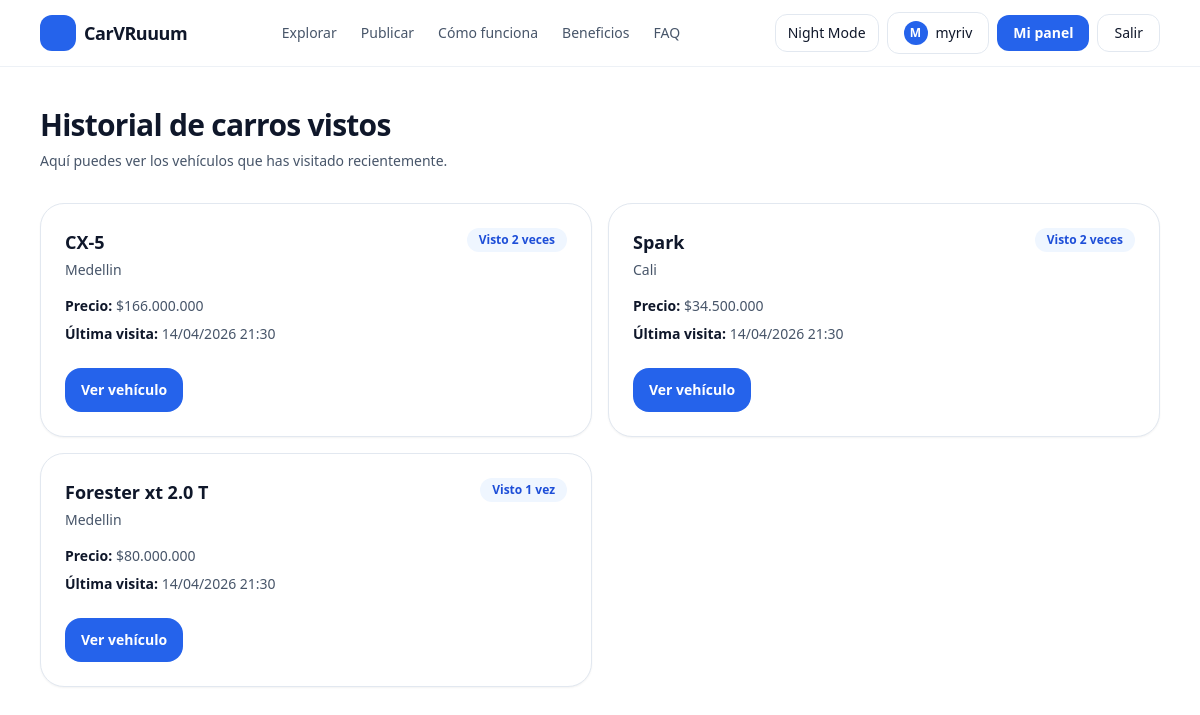
Page /cars/history/ (signed in) on the committed database.
### cars/models.py (models this page shows, shortened)
class CarViewHistory(models.Model):
    user = models.ForeignKey(User, on_delete=models.CASCADE, related_name="view_history")
    car = models.ForeignKey("Car", on_delete=models.CASCADE, related_name="viewed_by")
    first_viewed_at = models.DateTimeField(auto_now_add=True)
    last_viewed_at = models.DateTimeField(default=timezone.now)
    times_viewed = models.PositiveIntegerField(default=1)
    class Meta:
        unique_together = ("user", "car")
        ordering = ["-last_viewed_at"]

class Car(models.Model):
    owner = models.ForeignKey(settings.AUTH_USER_MODEL, on_delete=models.CASCADE, related_name="cars")
    make = models.CharField(max_length=60)
    model = models.CharField(max_length=60)
    year = models.PositiveIntegerField(validators=[MinValueValidator(1950), MaxValueValidator(2100)])
    price = models.PositiveIntegerField(validators=[MinValueValidator(0)])
    mileage_km = models.PositiveIntegerField(default=0, validators=[MinValueValidator(0)])
    is_sold = models.BooleanField(default=False)
    sold_at = models.DateTimeField(blank=True, null=True)
    city = models.CharField(max_length=80, blank=True, default="")
    description = models.TextField(blank=True, default="")
    is_active = models.BooleanField(default=True)
    created_at = models.DateTimeField(auto_now_add=True)
    class Meta:
        ordering = ["-created_at"]

### cars/views.py (the view)
# urls.py: path("history/", views.viewed_history, name="viewed_history"),
@login_required
def viewed_history(request):
    history = CarViewHistory.objects.filter(
        user=request.user,
        car__is_active=True
    ).select_related("car")
    return render(request, "cars/history.html", {
        "history": history
    })

### cars/templates/cars/history.html (shortened to what this page needs)
{% extends "base.html" %}
{% block content %}
<section class="mx-auto max-w-6xl px-4 py-10">
  <div class="flex items-center justify-between gap-4">
    <div>
      <h1 class="text-3xl font-bold tracking-tight">Historial de carros vistos</h1>
      <p class="mt-2 text-sm text-slate-600 dark:text-slate-300">
        Aquí puedes ver los vehículos que has visitado recientemente.
      </p>
    </div>
  </div>
  {% if history %}
    <div class="mt-8 grid gap-4 md:grid-cols-2 xl:grid-cols-3">
      {% for item in history %}
        <article class="rounded-3xl border border-slate-200 bg-white p-6 shadow-sm transition hover:-translate-y-1 hover:shadow-md dark:border-slate-800 dark:bg-slate-900">
          <div class="flex items-start justify-between gap-3">
            <div>
              <h2 class="text-lg font-bold text-slate-900 dark:text-white">
                {{ item.car.brand }} {{ item.car.model }}
              </h2>
              <p class="mt-1 text-sm text-slate-600 dark:text-slate-300">
                {{ item.car.city }}
              </p>
            </div>
            <span class="rounded-full bg-blue-50 px-3 py-1 text-xs font-semibold text-blue-700 dark:bg-blue-950/40 dark:text-blue-300">
              Visto {{ item.times_viewed }} {% if item.times_viewed == 1 %}vez{% else %}veces{% endif %}
            </span>
          </div>
          <div class="mt-4 space-y-2 text-sm text-slate-600 dark:text-slate-300">
            <p><span class="font-semibold text-slate-900 dark:text-white">Precio:</span> ${{ item.car.price }}</p>
            <p><span class="font-semibold text-slate-900 dark:text-white">Última visita:</span> {{ item.last_viewed_at|date:"d/m/Y H:i" }}</p>
          </div>
          <div class="mt-6">
            <a href="{% url 'cars:car_detail' item.car.pk %}"
               class="inline-flex rounded-2xl bg-blue-600 px-4 py-3 text-sm font-semibold text-white hover:bg-blue-700">
              Ver vehículo
            </a>
          </div>
        </article>
      {% endfor %}
    </div>
  {% endif %}
</section>
{% endblock %}

### templates/base.html (shortened to what this page needs)
{% load static %}
<!doctype html>
<html lang="es" class="">
<head>
  <script src="https://cdn.tailwindcss.com"></script>
</head>
<body class="min-h-screen bg-white text-slate-900 dark:bg-slate-950 dark:text-slate-100">
  <header class="sticky top-0 z-50 border-b border-slate-200/60 bg-white/80 backdrop-blur dark:border-slate-800/60 dark:bg-slate-950/70">
    <div class="mx-auto flex max-w-6xl items-center justify-between px-4 py-3">
      <a href="{% url 'landing' %}" class="flex items-center gap-2">
        <div class="h-9 w-9 rounded-xl bg-blue-600"></div>
        <span class="text-lg font-semibold tracking-tight">CarVRuuum</span>
      </a>
      <nav class="hidden items-center gap-6 md:flex">
        <a href="{% url 'cars:cars_list' %}" class="text-sm text-slate-600 hover:text-slate-900 dark:text-slate-300 dark:hover:text-white">
          Explorar
        </a>
        {% if user.is_authenticated %}
          <a href="{% url 'cars:car_create' %}" class="text-sm text-slate-600 hover:text-slate-900 dark:text-slate-300 dark:hover:text-white">
            Publicar
          </a>
        {% else %}
          <a href="{% url 'login' %}?next={% url 'cars:car_create' %}" class="text-sm text-slate-600 hover:text-slate-900 dark:text-slate-300 dark:hover:text-white">
            Publicar
          </a>
        {% endif %}
        <a href="{% url 'landing' %}#como-funciona" class="text-sm text-slate-600 hover:text-slate-900 dark:text-slate-300 dark:hover:text-white">
          Cómo funciona
        </a>
        <a href="{% url 'landing' %}#beneficios" class="text-sm text-slate-600 hover:text-slate-900 dark:text-slate-300 dark:hover:text-white">
          Beneficios
        </a>
        <a href="{% url 'landing' %}#faq" class="text-sm text-slate-600 hover:text-slate-900 dark:text-slate-300 dark:hover:text-white">
          FAQ
        </a>
      </nav>
      <div class="flex items-center gap-2">
        <button onclick="toggleTheme()"
          class="rounded-xl border border-slate-200 px-3 py-2 text-sm hover:bg-slate-50 dark:border-slate-800 dark:hover:bg-slate-900">
          Night Mode
        </button>
        {% if user.is_authenticated %}
          <a href="{% url 'profile' %}"
             class="flex items-center gap-2 rounded-xl border border-slate-200 px-4 py-2 text-sm font-medium hover:bg-slate-50 dark:border-slate-800 dark:hover:bg-slate-900">
            <span class="flex h-6 w-6 items-center justify-center rounded-full bg-blue-600 text-xs font-bold uppercase text-white">
              {{ user.username|slice:":1" }}
            </span>
            {{ user.username }}
          </a>
          <a href="{% url 'home' %}"
             class="rounded-xl bg-blue-600 px-4 py-2 text-sm font-semibold text-white hover:bg-blue-700">
            Mi panel
          </a>
          <form method="post" action="{% url 'logout' %}">
            <button class="rounded-xl border border-slate-200 px-4 py-2 text-sm hover:bg-slate-50 dark:border-slate-800 dark:hover:bg-slate-900">
              Salir
            </button>
          </form>
        {% endif %}
      </div>
    </div>
  </header>
  {% block content %}{% endblock %}
</body>
</html>

### rows in the picture
CarViewHistory: car.model "CX-5", car.city "Medellin", times_viewed "2", shows "veces", car.price "166.000.000", last_viewed_at "14/04/2026 21:30"
CarViewHistory: car.model "Spark", car.city "Cali", times_viewed "2", shows "veces", car.price "34.500.000", last_viewed_at "14/04/2026 21:30"
CarViewHistory: car.model "Forester xt 2.0 T", car.city "Medellin", times_viewed "1", shows "vez", car.price "80.000.000", last_viewed_at "14/04/2026 21:30"

### other values in the picture
{{ user.username|slice:":1" }} "M"
{{ user.username }} "myriv"
